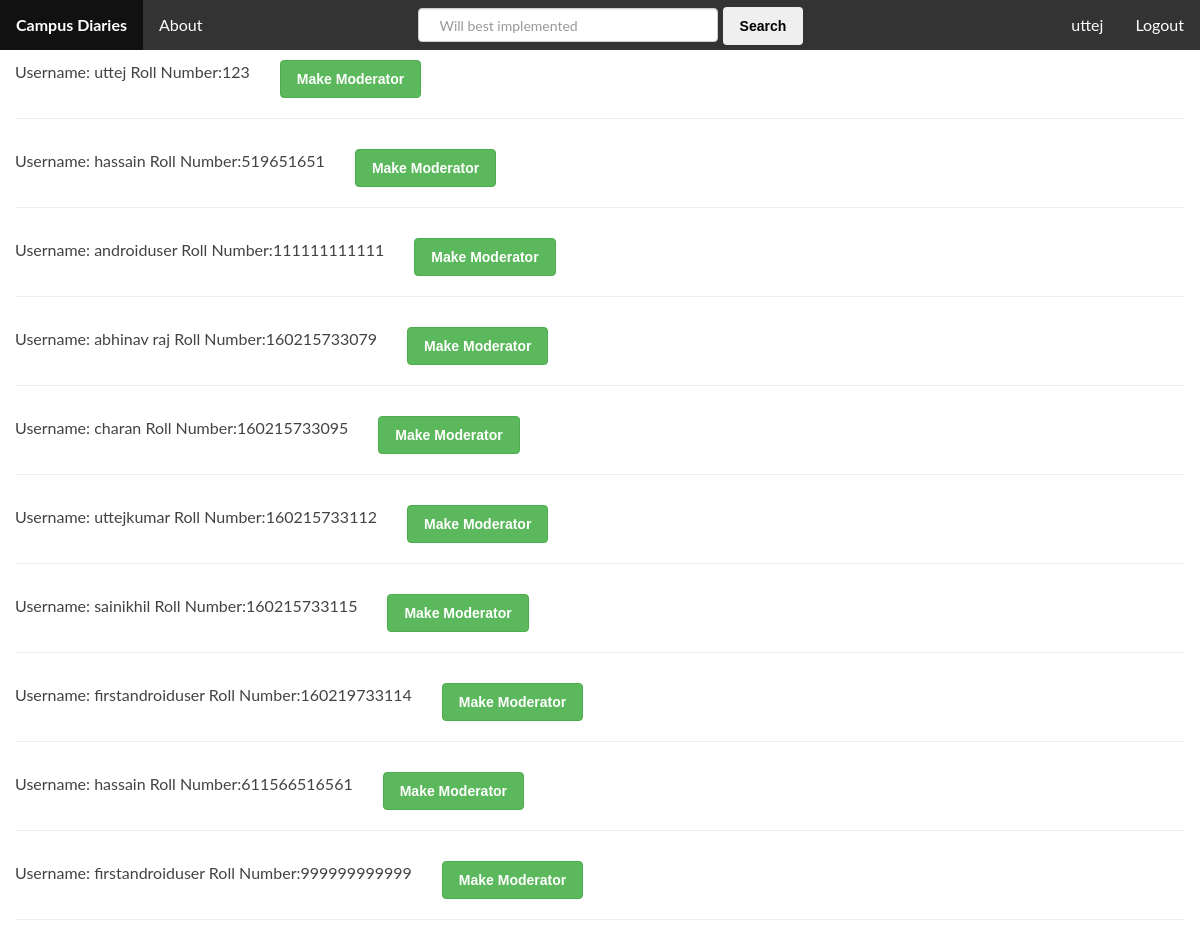
/makemoderator/ (signed in), run on the app's committed database.
### database_setup.py (models this page shows)
class User(Base):
    __tablename__ = 'user'
    rollnumber = Column(Integer, primary_key = True, autoincrement = False)
    uname      = Column(String(30), nullable = False)
    email      = Column(String(30), nullable = False)
    password   = Column(String(20), nullable = False)
    inclass    = Column(Integer, nullable = True)
    yearin     = Column(Integer, nullable = True)
    dob        = Column(String(11), nullable = False)
    profilepic = Column(String(500), nullable = True)
    rank       = Column(Integer, nullable = False, default = 0)

### webserver.py (the view)
@app.route('/makemoderator/', methods = ['GET'])
def makemoderator():
    if request.method == 'GET':
        allusers = dbsession.query(User).filter_by(rank = 0).all()
        return render_template('makemoderator.html', users = allusers)

### templates/makemoderator.html (shortened to what this page needs)
{% extends "header.html" %}
{% block body %}
	<div class="container">
    	{% for user in users %}
      		<div id={{user.rollnumber}} style="display: block;">
            	Username: {{user.uname}} Roll Number:{{user.rollnumber}}<button style="margin-left: 30px;margin-top: 10px" class="btn btn-success" onclick="makemod({{user.rollnumber}})">Make Moderator</button>
	            <hr class="divider">
    		</div>
      	{% endfor %}
	</div>
{% endblock %}

### templates/header.html (shortened to what this page needs)
<!DOCTYPE html>
<html>
<head>
	<link rel="stylesheet" href="{{ url_for('static', filename='css/bootstrap.min.css') }}">
    <link rel="stylesheet" href="{{ url_for('static', filename='css/styles.css') }}">
    <link rel="stylesheet" href="{{ url_for('static', filename='css/poststyles.css') }}">
</head>
<body>
<ul id="men">
  	<li style="margin-left: 0px;" class="active"><a href="{{url_for('mainpage')}}"><b>Campus Diaries</b></a></li>
  	<li ><a href="index.html">About</a></li>
    {% if session.logged_in %}
	<li style="float: right;"><a href="{{url_for('logout')}}">Logout</a></li>
    <li style="float: right;"><a href="#">{{session.user_name}}</a></li>
    {% endif %}
    <input class="form-control mr-sm-2" type="text" style="width: 300px;margin-left: 200px" placeholder="Will best implemented" aria-label="Search">
    <button class="btn btn-outline-success my-2 my-sm-0" type="submit" style="color: black">  Search</button></form></li>
</ul>
<div style="width: 100%;height: 50px"></div>
{% block body %}{% endblock %}
</body>

### static/css/styles.css (style rules this page uses)
#men { list-style-type: none; margin: 0; padding: 0; overflow: hidden; background-color: #333; position: fixed; top: 0; width: 100%; z-index: 1; height: 50px; }
#men li { float: left; }
#men .active { background-color: #4CAF50; }
#men li a { display: block; color: white; text-align: center; padding: 14px 16px; text-decoration: none; }
input[type=text], input[type=password] { width: 100%; padding: 12px 20px; margin: 8px 0; display: inline-block; border: 1px solid #ccc; box-sizing: border-box; }
body { font-size: 16px; color: black; background-color: white; }
@media (min-width: 1200px) { .container { width: 100%; } }

### static/css/poststyles.css (style rules this page uses)
body { font-family: 'Lato', arial, sans-serif; color: #434343; font-size: 16px; -webkit-font-smoothing: antialiased; -moz-osx-font-smoothing: grayscale; }
a { color: #3aaa64; -webkit-transition: all 0.4s ease-in-out; -moz-transition: all 0.4s ease-in-out; -ms-transition: all 0.4s ease-in-out; -o-transition: all 0.4s ease-in-out; text-decoration: none; }
.btn, a.btn { -webkit-transition: all 0.4s ease-in-out; -moz-transition: all 0.4s ease-in-out; -ms-transition: all 0.4s ease-in-out; -o-transition: all 0.4s ease-in-out; font-family: 'Montserrat', arial, sans-serif; padding: 8px 16px; font-weight: bold; }

### data on the page
User: user_name "uttej", uname "uttej", rollnumber "123"
User: uname "hassain", rollnumber "519651651"
User: uname "androiduser", rollnumber "111111111111"
User: uname "abhinav raj", rollnumber "160215733079"
User: uname "charan", rollnumber "160215733095"
User: uname "uttejkumar", rollnumber "160215733112"
User: uname "sainikhil", rollnumber "160215733115"
User: uname "firstandroiduser", rollnumber "160219733114"
User: uname "hassain", rollnumber "611566516561"
User: uname "firstandroiduser", rollnumber "999999999999"
